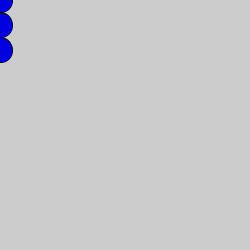
Frame 1 (no input)
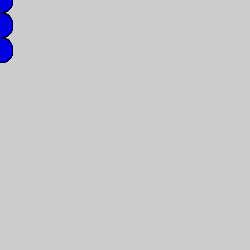
Frame 60 (the mouse pressed at the canvas centre just before this capture)
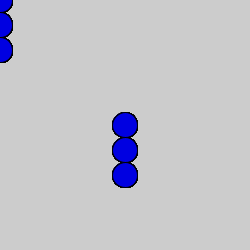
Frame 120 (the mouse held since frame 60 and released just before this capture)

The Processing sketch that drew these frames (run headless with seeded random() and noise(); from frame 60 on, the mouse is pressed at the canvas centre):

// Processing sketch: matrix2
// ── matrix2.pde
void setup()
{
  size(250,250);
}

void draw()
{
  //background(150);
  pushMatrix();
  translate(mouseX,mouseY);
  fill(0,0,225);
  ellipse(0,0,25,25);
  ellipse(0,25,25,25);
  ellipse(0,50,25,25);
  popMatrix();
}  
